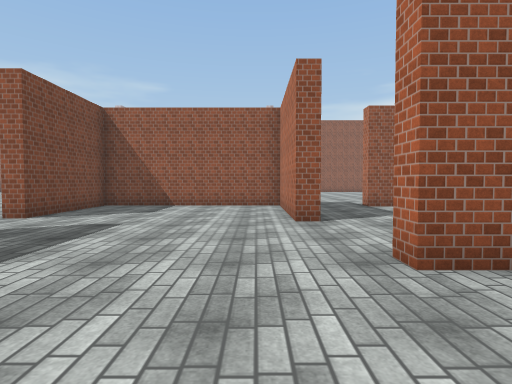
View 1 (above)

24 first-person views from a walk through a 3-D level made in the Unity game engine. The camera is 1.5 m above the floor, tilts 2° down and sees 80° across. The floor is counted in squares, 2 m on a side. Each view is taken from the middle of a square. On the plan, view 1 faces up. The plan holds only what a view shows up to about 10 squares ahead; the rest is blank. The place goes on beyond the plan. The player is left out. Some animated figures are left out. Some surface patterns are stand-ins.

View 2
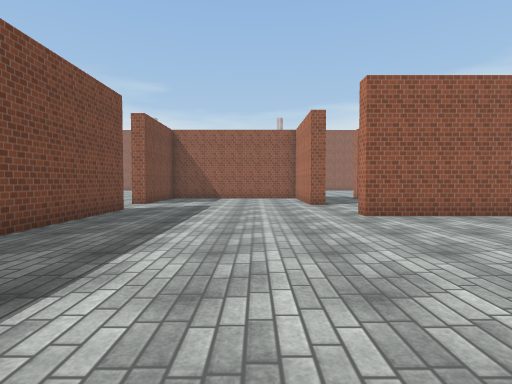

View 3
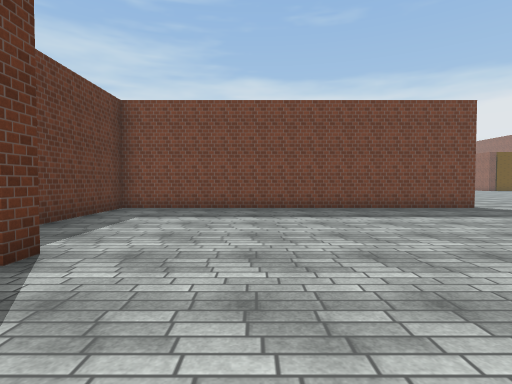

View 4
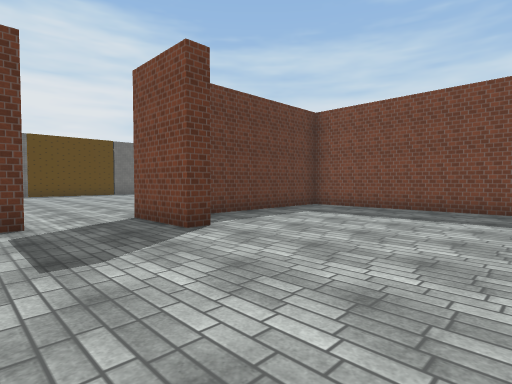

View 5
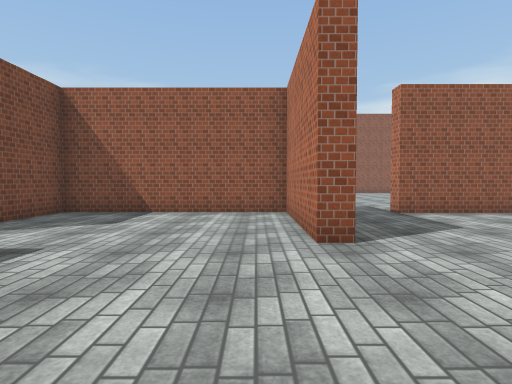

View 6
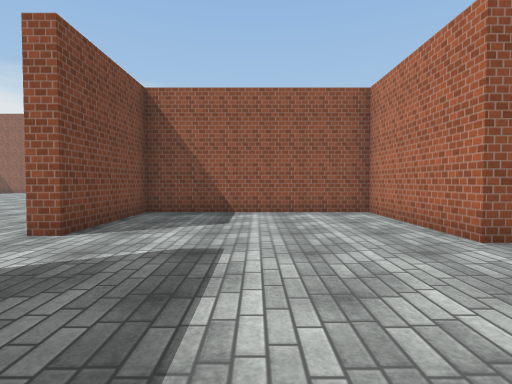

View 7
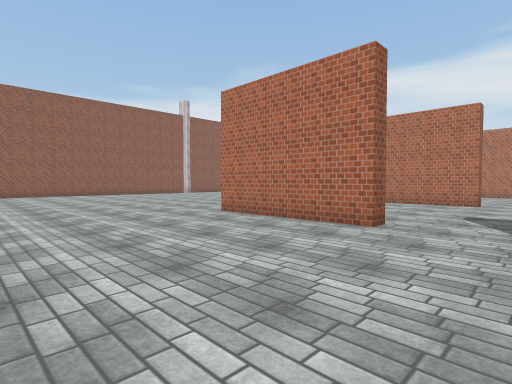

View 8
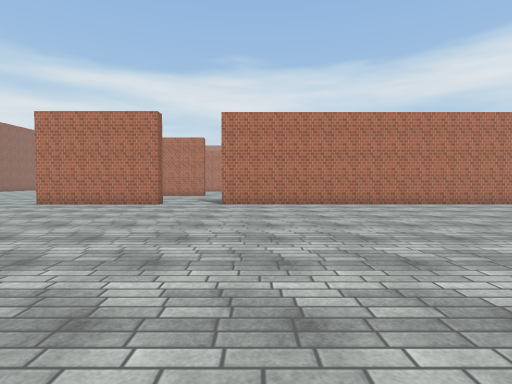

View 9
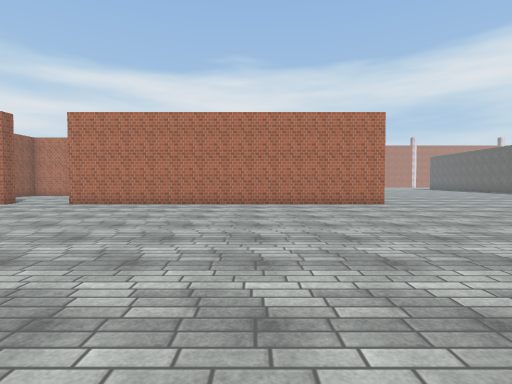

View 10
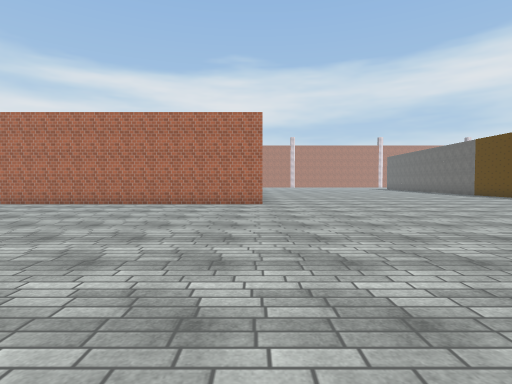

View 11
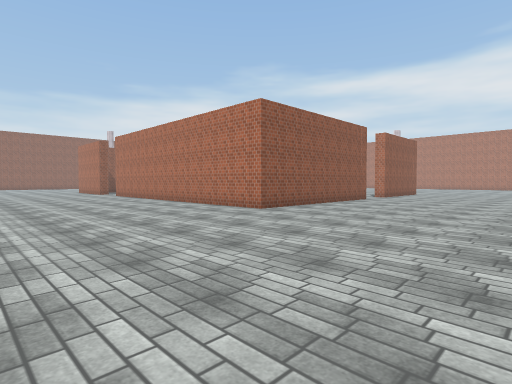

View 12
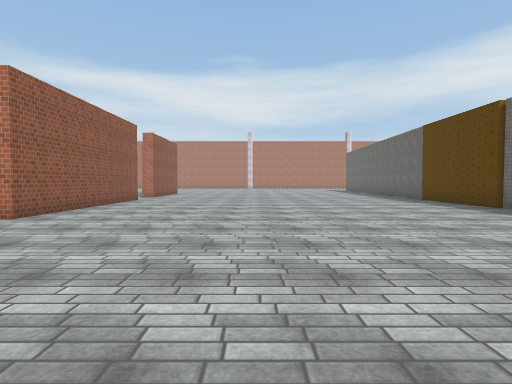

View 13
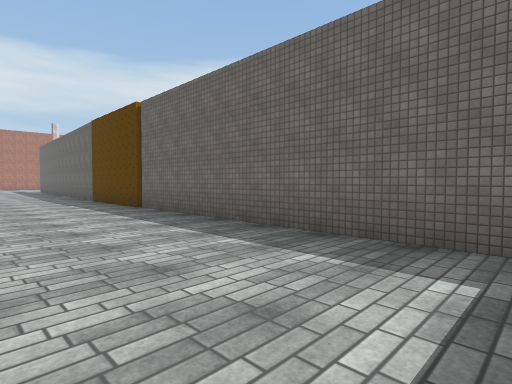

View 14
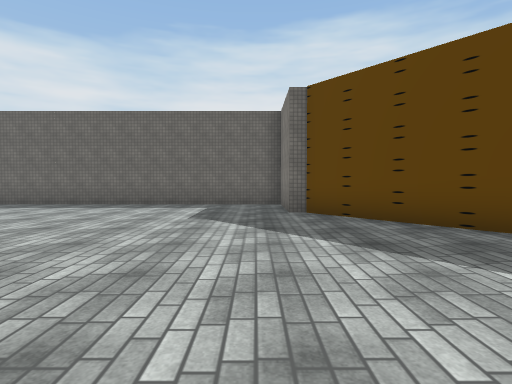

View 15
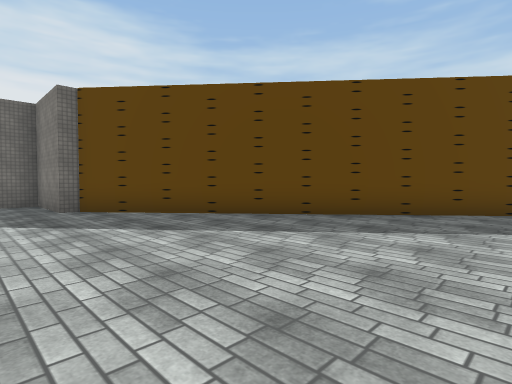

View 16
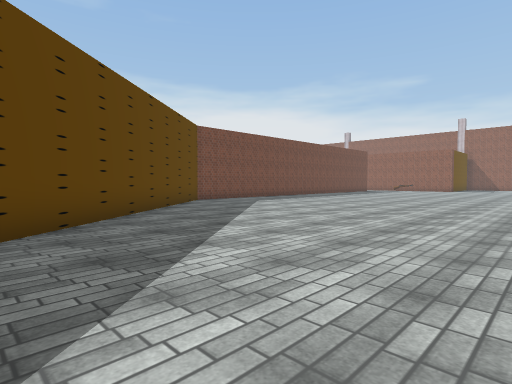

View 17
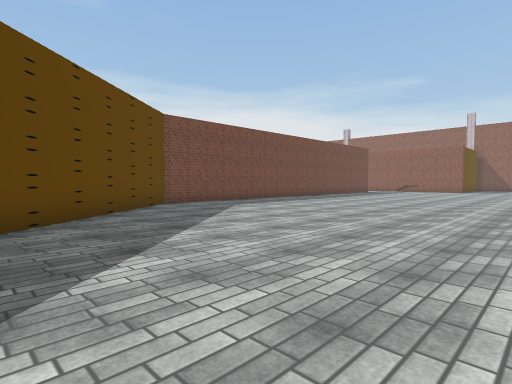

View 18
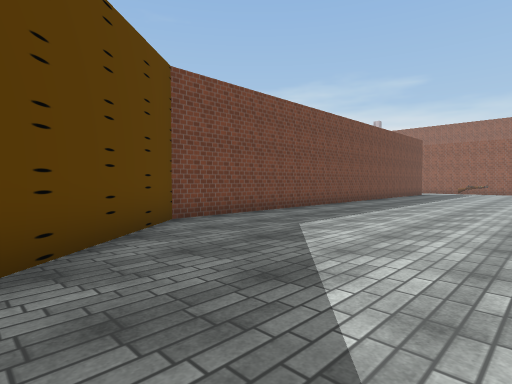

View 19
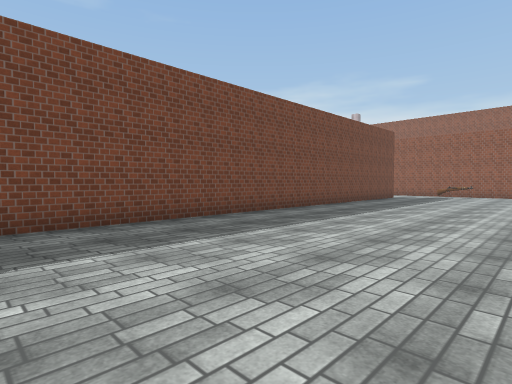

View 20
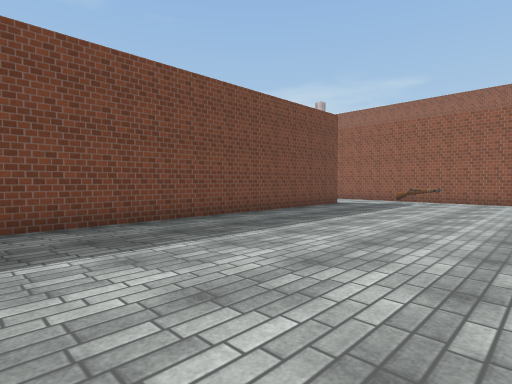

View 21
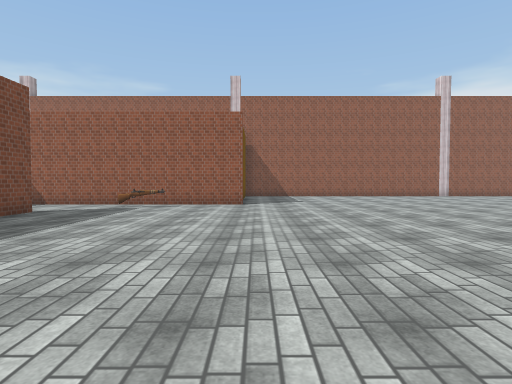

View 22
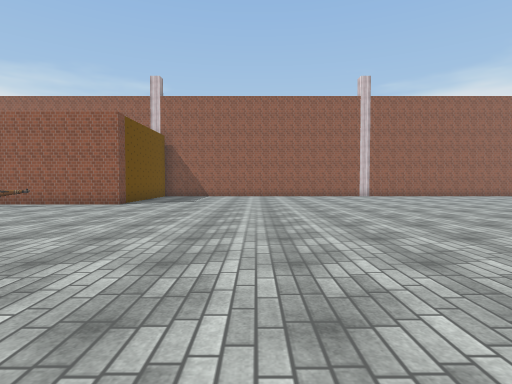

View 23
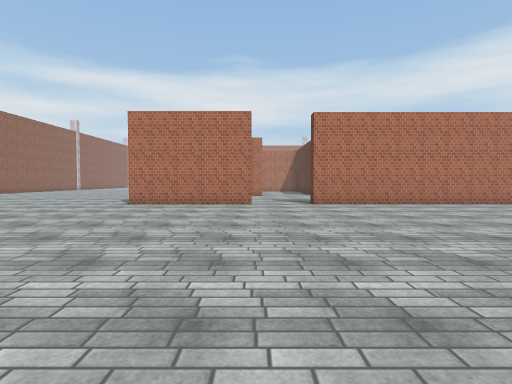

View 24
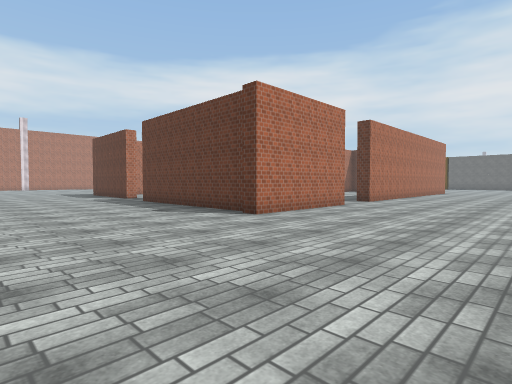

### Floor plan
Points are (right, up) in squares from view 1. A wall is a line through its corners. A room is listed if a view was taken in it or the views show most of it. See-through windows are left out.
Room 1 (views 1, 2, 3, 4, 5, 6)
walls: (-4.5, 4.2) (-4.5, -5.7) (-0.2, -5.7); (0.7, 5.7) (0.7, 9.4) (-4.5, 9.4) (-4.5, 6.2) (-5, 6.2); (0.8, -4.2) (1.3, -4.2) (1.3, -6.2); (4.5, 2.5) (1.4, 2.5) (1.4, 3.1); (3.1, -5.7) (3.6, -5.7)
ways out: opening at (-5, 5.5) to room 2; opening at (0.5, 4.5) to room 2; opening at (3, -6.7) to room 2
Room 2 (views 7, 8, 9, 10, 11, 12, 13, 14, 15, 16, 17, 18, 19, 20, 21, 22, 23, 24)
walls: (-5, 6.2) (-5, 10.1) (-4.6, 10.1); (-4.4, 9.8) (-1, 9.8); (-1, -6.2) (-5, -6.2) (-5, 4.1); (1.2, 5.7) (0.7, 5.7); (4.5, 9.1) (3.4, 9.1) (3.4, 9.6); (-19.4, 15.9) (-25.4, 15.9); (-24.4, 13.5) (-24.4, -1.9) (-13.2, -15.3) (-12.8, -15.3) (-12.8, -17.9) (-0.6, -17.9)
ways out: opening at (-5, 5.5) to room 1; opening at (0.5, 4.5) to room 1; opening at (3, -6.7) to room 1; opening at (-25, 14.5)
objects: gun (-22, 15)

Where each view was taken, in squares from view 1:
view 1: 0 up, 0 right, facing up
view 2: 4 down, 1 left, facing up
view 3: 2 down, 4 right, facing left
view 4: 0 up, 4 right, facing down-left
view 5: 2 up, 0 right, facing up
view 6: 2 up, 2 left, facing up
view 7: 4 up, 10 left, facing up-right
view 8: 3 up, 15 left, facing right
view 9: 2 down, 15 left, facing right
view 10: 6 down, 15 left, facing right
view 11: 12 down, 11 left, facing up-right
view 12: 11 down, 11 left, facing right
view 13: 14 down, 11 left, facing down-right
view 14: 8 down, 12 left, facing down
view 15: 7 down, 11 left, facing down-left
view 16: 9 down, 14 left, facing up-left
view 17: 7 down, 15 left, facing up-left
view 18: 5 down, 19 left, facing up-left
view 19: 1 down, 19 left, facing up-left
view 20: 4 up, 19 left, facing up-left
view 21: 6 up, 19 left, facing up
view 22: 6 up, 15 left, facing up
view 23: 6 up, 15 left, facing right
view 24: 15 up, 10 left, facing down-right
